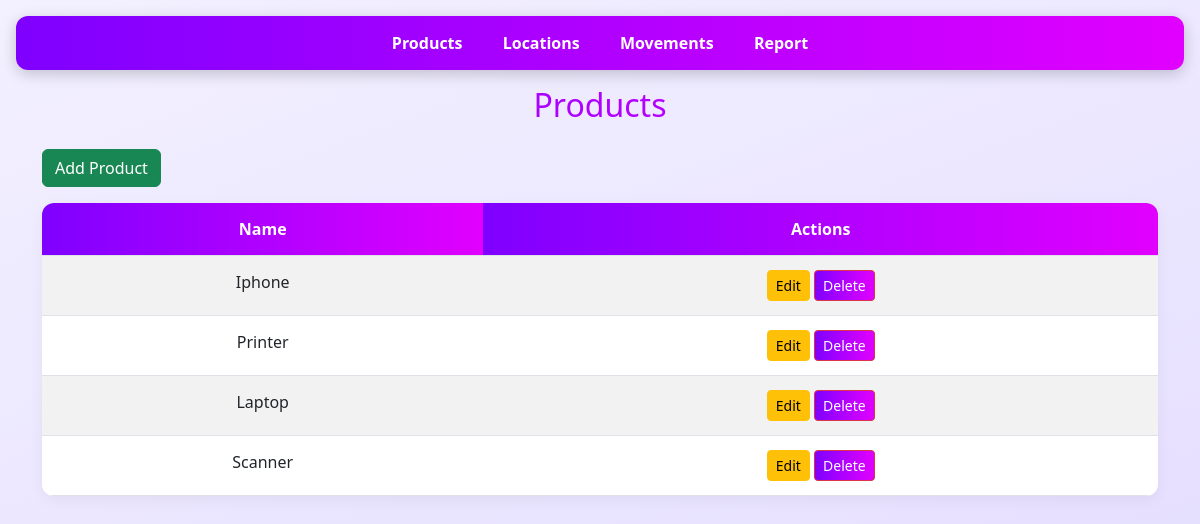
The page / on the database its author committed.
### models.py (models this page shows)
class Product(db.Model):
    __tablename__ = "product"
    product_id = db.Column(db.String, primary_key=True)
    name = db.Column(db.String, nullable=False)
    movements = db.relationship("ProductMovement", back_populates="product")

### app.py (the view)
@app.route("/")
def products():
    return render_template("products.html", products=Product.query.all())

### templates/products.html
{% extends "layout.html" %}
{% block content %}
<h2>Products</h2>
<a href="{{ url_for('add_product') }}" class="btn btn-success mb-3">Add Product</a>
<table class="table table-striped table-hover">
    <thead>
        <tr>
            <th>Name</th>
            <th>Actions</th>
        </tr>
    </thead>
    <tbody>
        {% for product in products %}
        <tr>
            <td>{{ product.name }}</td>
            <td>
                <a href="{{ url_for('edit_product', product_id=product.product_id) }}" class="btn btn-warning btn-sm">Edit</a>
                <form action="{{ url_for('delete_product', product_id=product.product_id) }}" method="POST" style="display:inline;">
                    <button type="submit" class="btn btn-danger btn-sm" onclick="return confirm('Are you sure?')">Delete</button>
                </form>
            </td>
        </tr>
        {% endfor %}
    </tbody>
</table>
{% endblock %}

### static/style.css (style rules this page uses)
body { font-family: 'Segoe UI', Tahoma, Geneva, Verdana, sans-serif; background: linear-gradient(160deg, #f3f0ff, #e6e0ff); color: #333; margin: 0; padding: 0; }
h2 { text-align: center; margin-bottom: 25px; background: linear-gradient(90deg, #7f00ff, #e100ff); -webkit-background-clip: text; -webkit-text-fill-color: transparent; }
button { border-radius: 8px; padding: 10px 18px; font-weight: 600; background: linear-gradient(90deg, #7f00ff, #e100ff); color: #fff; border: none; cursor: pointer; transition: all 0.3s ease; }
.table { background: linear-gradient(135deg, #ffffff, #f5f0ff); border-radius: 12px; overflow: hidden; box-shadow: 0 4px 15px rgba(0,0,0,0.05); }
.table th { background: linear-gradient(90deg, #7f00ff, #e100ff); color: #fff; padding: 14px; text-align: center; }
.table td { padding: 14px; text-align: center; }
.table-striped tbody tr:nth-of-type(even) { background-color: rgba(127,0,255,0.05); }

### rows shown on the page
Product: name "Iphone"
Product: name "Printer"
Product: name "Laptop"
Product: name "Scanner"
